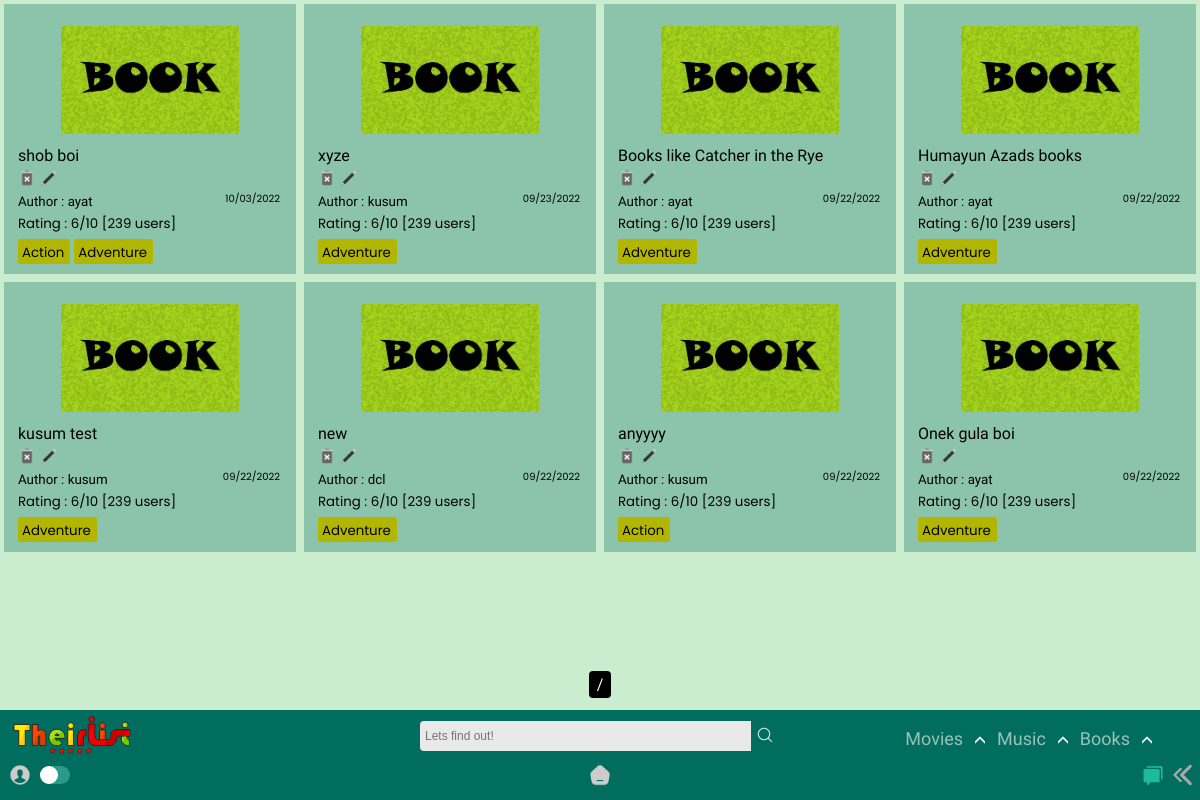
Screenshot of /home/booklist/ with the database file from the repository.
### app/models.py (models this page shows, shortened)
class BookList(models.Model):
    title = models.CharField(max_length=65)
    creator = models.ForeignKey(User,on_delete=models.SET_NULL,blank=True, null=True)
    genre = models.ManyToManyField('BookGenre')
    posted = models.DateTimeField(auto_now_add=True)
    content = RichTextField(null=True,default=' ')
    type = models.CharField(max_length=10,default="book")
    slug = models.SlugField(max_length= 300,null=True, blank = True, unique=True)

class BookGenre(models.Model):
    name = models.CharField(max_length=150)
    def __str__(self):
        return self.name

### app/views.py (the view)
# urls.py: path('booklist/',TheirListBookView.as_view(),name = 'booklist'),
class TheirListBookView(ListView): #books
    model = BookList
    template_name ='app/Booklist_list.html'
    def get_queryset(self, *args, **kwargs):
        qs = super().get_queryset(*args, **kwargs)
        qs = qs.order_by("-id")
        return qs

### templates/app/booklist_list.html (shortened to what this page needs)
{% extends "index.html" %}
{% load static %}
{% block content %}
<section>
  <div class="contain-sec" id="contain-sec">
    {% for lola in object_list %}
    <div class="elements">
      <div class="thumb">
        <img src="{% static 'app/images/book-poster.jpg' %}" width="100px" />
      </div>
      <div class="Title">
        <a href="{{lola.slug}}/"><h4 class="tit" id="tit">{{lola.title}}</h4></a>
        {% if user.id == lola.creator.id %}
          <a href="{% url 'app:delete_book' lola.slug %}"><img src ="{% static 'app/images/delete.png' %}"></a>
          <a href="{% url 'app:update_booklist' lola.slug %}"><img src ="{% static 'app/images/edit.png' %}"></a>
        {% else %}
        <img src ="{% static 'app/images/delete-dis.png' %}">
        <img src ="{% static 'app/images/edit-dis.png' %}">
        {% endif %}
        </div>
      <div class="Author">
        <small>Author : {{lola.creator.username}}<span>{{lola.posted|date:"SHORT_DATE_FORMAT"}}</span></small>
      </div>
      <div class="rating"><small>Rating : 6/10 [239 users]</small></div>
        {% for tag in lola.genre.all %}
        <div class="Genre">
          <a href="{% url 'app:book' query=tag %}">
            <small>{{ tag }}</small>
          </a>
        </div>
          {% empty %}
          No tags!
        {% endfor %}
    </div>
    {% endfor %}
  </div>
  <div class="pagination_pages">
    <span class="step-links">
        <span class="current">
        {{ page_obj.number }} / {{ page_obj.paginator.num_pages }}
        </span>
    </span>
  </div>
</section>
{% endblock content %}

### static/app/css/desk.css (style rules this page uses)
:root { --rd: #D10000; --white: rgb(233, 233, 233); --rd2: #9DAAF2; --dark: #1d1d1d; --teal: rgb(0, 109, 94); }
* { -webkit-tap-highlight-color: transparent; margin: 0; padding: 0; box-sizing: border-box; }
body { -webkit-tap-highlight-color: transparent; background-color: #CAECCF; text-decoration: none; height: 100vh; display: flex; flex-direction: column; font-family: 'Raleway', sans-serif; }
.Title img { height: 18px!important; }
.Genre small { padding: 0 0; margin-right: 2px; }

### static/app/css/content_css.css (style rules this page uses)
section { position: relative; z-index: 0; }
.contain-sec { padding-top: 0px; display: grid; width: 100%; color: black; grid-template-rows: repeat(auto-fit, minmax(100px, 1fr)); grid-template-columns: repeat(auto-fit, minmax(250px, 1fr)); position: relative; margin-bottom: 100px; }
.elements { padding: 10px 14px; width: auto; background-color: rgba(0, 109, 94, 0.315); margin: 4px; border-radius: 0px; position: relative; }
.thumb { display: grid; justify-content: center; }
.thumb img { height: 108px; width: auto; border-radius: 2px; margin: 12px; }
.tit { font-weight: lighter; transition: all 250ms ease-in-out; margin-bottom: 4px; }
.Author span { position: absolute; margin-right: 16px; right: 0; cursor: pointer; font-size: 10px; font-family: 'Poppins', sans-serif; }
.rating { font-family: 'Poppins', sans-serif; }
.Genre { margin: 0px 0px; margin-top: 4px; padding: 0px 4px; border-radius: 2px; background-color: rgb(179, 182, 0); color: rgb(0, 0, 0); width: max-content; cursor: pointer; display: inline-block; font-family: 'Poppins', sans-serif; transition: all 350ms ease-in-out; }
.pagination_pages { color: white; width: 100%; position: fixed; bottom: 106px; text-align: center; }
.step-links { width: max-content; border-radius: 4px; }
.pagination_pages a,.pagination_pages span { color: white; background-color: black; padding: 4px 4px; cursor: pointer!important; }

### templates/app/booklist_list.html (style rules this page uses)
.Title img { height: 14px; }

### rows the page displays
BookList: title "shob boi", creator.username "ayat", posted "10/03/2022"
BookGenre: name "Action"
BookGenre: name "Adventure"
BookList: title "xyze", creator.username "kusum", posted "09/23/2022"
BookList: title "Books like Catcher in the Rye", creator.username "ayat", posted "09/22/2022"
BookList: title "Humayun Azads books", creator.username "ayat", posted "09/22/2022"
BookList: title "kusum test", creator.username "kusum", posted "09/22/2022"
BookList: title "new", creator.username "dcl", posted "09/22/2022"
BookList: title "anyyyy", creator.username "kusum", posted "09/22/2022"
BookList: title "Onek gula boi", creator.username "ayat", posted "09/22/2022"
